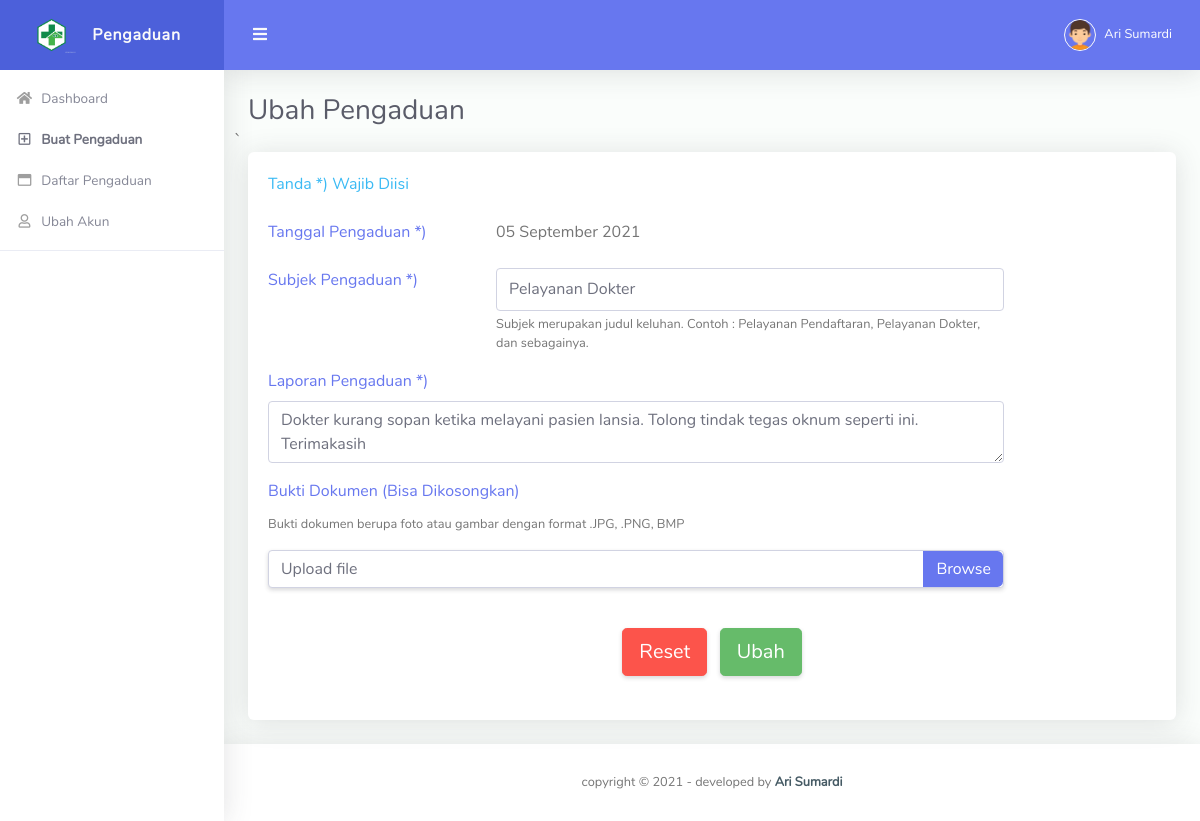
The page /ubah-pengaduan.php?id=46 (signed in) on the database its author committed.
### tables this page shows
CREATE TABLE `tbl_pengaduan` (
  `id_pengaduan` int(10) NOT NULL,
  `subjek_pengaduan` varchar(150) NOT NULL,
  `tgl_pengaduan` date NOT NULL,
  `isi_pengaduan` text NOT NULL,
  `bukti_pengaduan` varchar(100) DEFAULT NULL,
  `balasan_pengaduan` enum('Belum','Proses','Selesai') NOT NULL,
  `id_masyarakat` int(11) NOT NULL
);

### koneksi.php (called while the page is built, shortened)
<?php
function tgl_indo($tanggal){
	$bulan = array (
		1 =>   'Januari',
		'Februari',
		'Maret',
		'April',
		'Mei',
		'Juni',
		'Juli',
		'Agustus',
		'September',
		'Oktober',
		'November',
		'Desember'
	);
	$pecahkan = explode('-', $tanggal);
	return $pecahkan[2] . ' ' . $bulan[ (int)$pecahkan[1] ] . ' ' . $pecahkan[0];
}
?>

### ubah-pengaduan.php (the view, shortened to what this page needs)
<?php
  include "koneksi.php";
  $id = $_GET['id'];
  $data = mysqli_query($koneksi,"select * from tbl_pengaduan where id_pengaduan='$id'");
  $row = mysqli_fetch_array($data)
	?>
  <!DOCTYPE html>
<html lang="en">
<head>
  <link href="vendor/fontawesome-free/css/all.min.css" rel="stylesheet" type="text/css">
  <link href="vendor/bootstrap/css/bootstrap.min.css" rel="stylesheet" type="text/css">
  <link href="css/ruang-admin.min.css" rel="stylesheet">
</head>
<body id="page-top">
  <div id="wrapper">
    <ul class="navbar-nav sidebar sidebar-light accordion" id="accordionSidebar">
      <a class="sidebar-brand d-flex align-items-center justify-content-center" href="index.php">
        <div class="sidebar-brand-icon">
          <img src="img/logo/logo2.png">
        </div>
        <div class="sidebar-brand-text mx-3">Pengaduan</div>
      </a>
      <?php include "menu.php"; ?>
      <hr class="sidebar-divider">
    </ul>
    <div id="content-wrapper" class="d-flex flex-column">
      <div id="content">
        <nav class="navbar navbar-expand navbar-light bg-navbar topbar mb-4 static-top">
          <button id="sidebarToggleTop" class="btn btn-link rounded-circle mr-3">
            <i class="fa fa-bars"></i>
          </button>
          <ul class="navbar-nav ml-auto">
            <li class="nav-item dropdown no-arrow">
              <a class="nav-link dropdown-toggle" href="#" id="userDropdown" role="button" data-toggle="dropdown"
                aria-haspopup="true" aria-expanded="false">
                <img class="img-profile rounded-circle" src="img/boy.png" style="max-width: 60px">
                <span class="ml-2 d-none d-lg-inline text-white small"><?php echo $_SESSION['nama']; ?></span>
              </a>
            </li>
          </ul>
        </nav>
        <div class="container-fluid" id="container-wrapper">
          <div class="d-sm-flex align-items-center justify-content-between mb-0">
            <h1 class="h3 mb-0 text-gray-800">Ubah Pengaduan</h1>
          </div>
          <div class="row">
         ` <div class="col-lg-12">
              <div class="card mb-4">
                <div class="card-body">
                  <form action="update-pengaduan.php" method="post" enctype="multipart/form-data">
                    <div class="form-group">
                     <label class="text-info">Tanda *) Wajib Diisi</label>
                    </div>
                    <div class="form-group row">
                      <div class="col-lg-3">
                        <label for="tgl" class="text-primary">Tanggal Pengaduan *)</label>
                      </div>
                      <div class="col-lg-7">
                        <label class="text-default"><?php echo tgl_indo(date('Y-m-d'))?> </label>
                      </div>
                    </div>
                    <div class="form-group row">
                      <div class="col-lg-3">
                       <label for="subjek" class="text-primary">Subjek Pengaduan *)</label>
                      </div>
                      <div class="col-lg-7">
                       <input type="text" class="form-control" value="<?php echo $row['subjek_pengaduan'];?>" name="subjek" id="subjek" aria-describedby="subjekdesc">
                       <small id="subjekdesc" class="form-text text-muted">Subjek merupakan judul keluhan. Contoh : Pelayanan Pendaftaran,
                        Pelayanan Dokter, dan sebagainya.</small>
                      </div>
                    </div>
                    <div class="form-group row">
                     <div class="col-lg-10">
                      <label class="text-primary">Laporan Pengaduan *)</label>
                      <textarea name="isi" class="form-control"><?php echo $row['isi_pengaduan'];?></textarea>
                     </div>
                    </div>
                    <div class="form-group">
                     <label class="text-primary"  aria-describedby="buktidoc" >Bukti Dokumen (Bisa Dikosongkan)</label>
                     <small id="buktidoc" class="form-text text-muted">Bukti dokumen berupa foto atau gambar dengan format .JPG, .PNG, BMP</small>
                    </div>
                    <div class="form-group row">
                     <div class="col-lg-10">
                      <div class="custom-file">
                        <label class="custom-file-label" for="customFile">Upload file</label>
                      </div>
                     </div>
                    </div>
                    <br>
                    <center>
                    <button type="reset" class="btn btn-lg btn-danger">Reset</button> &nbsp;
                    <button type="submit" name="send" class="btn btn-lg btn-success" onClick='return confirmSubmit()'>Ubah</button>
                    </center>
                    <br>
                  </form>
                </div>
              </div>
          </div>
        </div>
      </div>
      <footer class="sticky-footer bg-white">
        <div class="container my-auto">
          <div class="copyright text-center my-auto">
            <span>copyright &copy; <script> document.write(new Date().getFullYear()); </script> - developed by
            <b><a href="">Ari Sumardi</a></b>
            </span>
          </div>
        </div>
      </footer>
    </div>
  </div>
</body>
</html>

### rows shown on the page
tbl_pengaduan: subjek "Pelayanan Dokter", isi "Dokter kurang sopan ketika melayani pasien lansia. Tolong tindak tegas oknum seperti ini. Terimakasih"

### other values the page prints
$_SESSION['nama'] "Ari Sumardi"
